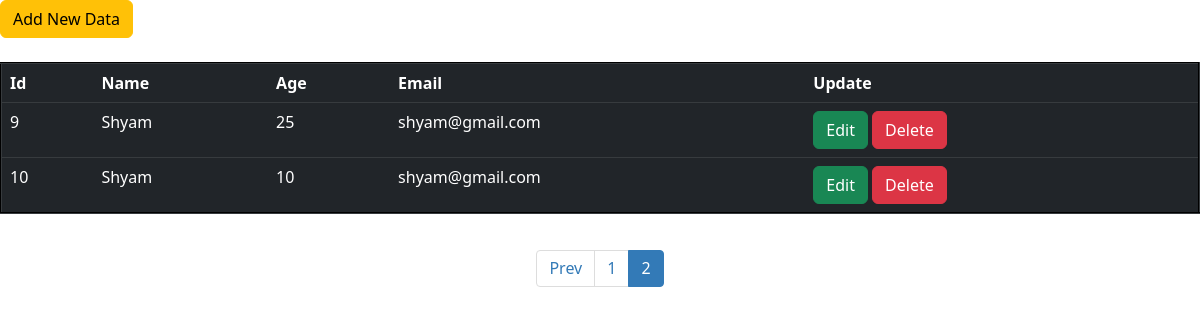
The app's page /index.php?page=2 with its own data.
### tables this page shows
CREATE TABLE `username` (
  `id` int(11) NOT NULL,
  `Name` varchar(90) NOT NULL,
  `Age` int(11) NOT NULL,
  `Email` varchar(50) NOT NULL
);

### index.php (the view, shortened to what this page needs)
<html>
	<head>
		 <link href="https://cdn.jsdelivr.net/npm/bootstrap@5.2.3/dist/css/bootstrap.min.css" rel="stylesheet">
	</head>
	<body>
	<div id="admin-content col-md-12">
		<a href="add.html" id="link" class="btn btn-warning">Add New Data</a><br/><br/>
			<?php
			if(isset($_GET['page'])){
					$page=$_GET['page'];
				}else{
					$page=1;
				}
				$limit=8;
				$offset=($page-1)* $limit;
				include_once("config.php");
				$sql="SELECT * FROM username ORDER BY id DESC limit {$offset},{$limit}";
				$result=mysqli_query($myconn,$sql) or die(" First Query Failed");
		   	    if(mysqli_num_rows($result)>0){
			?>
			<table width="80%" border="2" class="table table-dark table-hover ">
			<thead>
			<tr border="2">
			<th>Id</td>
			<th>Name</th>
			<th>Age</th>
			<th>Email</th>
			<th>Update</th>
			</tr>
			</thead>
			<tbody>
			<?php
				$serial=$offset+1;
				while($res = mysqli_fetch_array($result)){
			?>
				<tr>
				<td><?php echo $serial;?></td>
 				 <td><?=$res["Name"]?></td>
				 <td><?=$res["Age"]?></td>
				 <td><?=$res["Email"]?></td>
				 <td><a href="edit.php?id=<?=$res['id']?>" class="btn btn-success ">Edit</a>
				<a href="delete.php?id=<?=$res['id']?> "
				onClick="return confirm('Are you sure you want to delete?')" class="btn btn-danger">Delete</a></td>
				</tr>
			<?php
				$serial++;
				}
			?>
			</tbody>
			</table>
			<?php
				}
					$sql1="select * from username";
					$result=mysqli_query($myconn,$sql1) or die("Query failed");
					if(mysqli_num_rows($result) >0 ){
					$total_record=mysqli_num_rows($result);
					$total_page=ceil($total_record / $limit);
					echo '<center>';
					echo "<ul class='pagination justify-content-center'>";
					if($page > 1){
					echo '<li><a href="index.php?page='.($page-1).'">Prev</a></li>';
					}
					for($i=1; $i<=$total_page; $i++){
						if($i==$page){
							$active="active";
						}else{
							$active="";
						}
						echo '<li class="'.$active.'"><a href="index.php?page='.$i.'">'.$i.'</a></li>';
					}
					echo "</ul>";
					echo '</center>';
					}
			?>
		</div>
	</body>
</html>

### index.php (style rules this page uses)
.pagination { display:inline-block;padding-left:0;margin:20px 0;border-radius:4px }
.pagination>li { display:inline }
.pagination>li>a,.pagination>li>span { position:relative;float:left;padding:6px 12px;margin-left:-1px;line-height:1.42857143;color:#337ab7;text-decoration:none;background-color:#fff;border:1px solid #ddd }
.pagination>li:first-child>a,.pagination>li:first-child>span { margin-left:0;border-top-left-radius:4px;border-bottom-left-radius:4px }
.pagination>li:last-child>a,.pagination>li:last-child>span { border-top-right-radius:4px;border-bottom-right-radius:4px }
.pagination>.active>a,.pagination>.active>a:focus,.pagination>.active>a:hover,.pagination>.active>span,.pagination>.active>span:focus,.pagination>.active>span:hover { z-index:2;color:#fff;cursor:default;background-color:#337ab7;border-color:#337ab7 }

### records on screen
username: Name "Shyam", Age "25", Email "shyam@gmail.com"
username: Name "Shyam", Age "10", Email "shyam@gmail.com"
